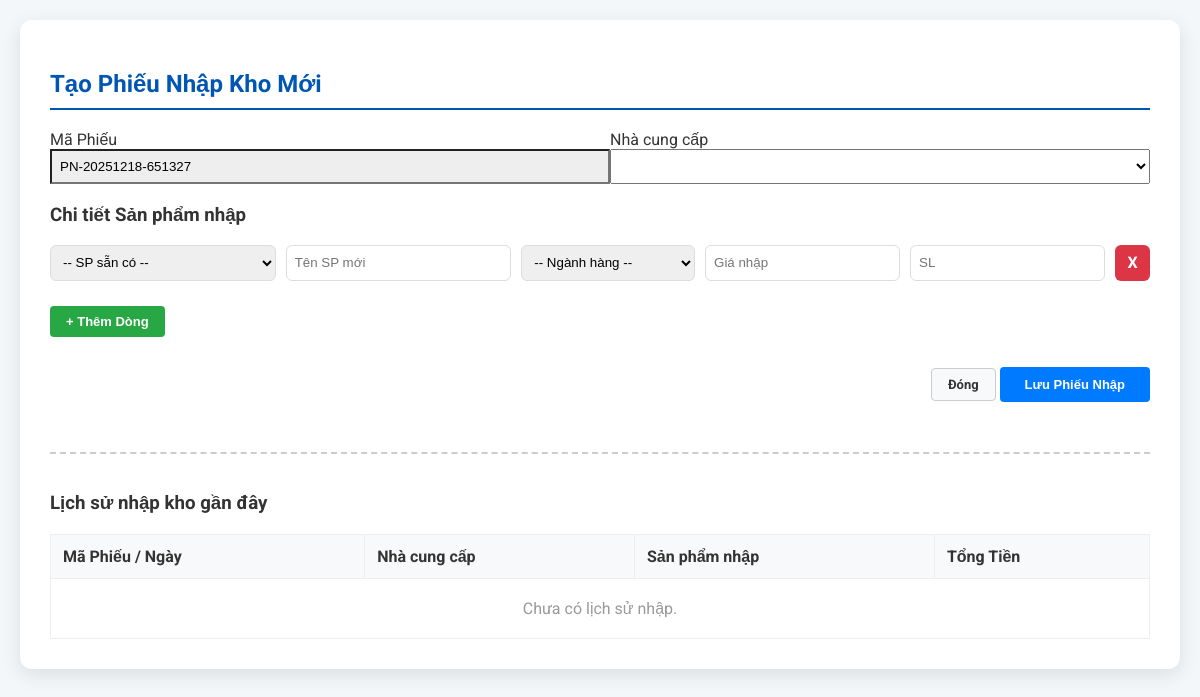
The app's page /import/create/ (signed in), older data.
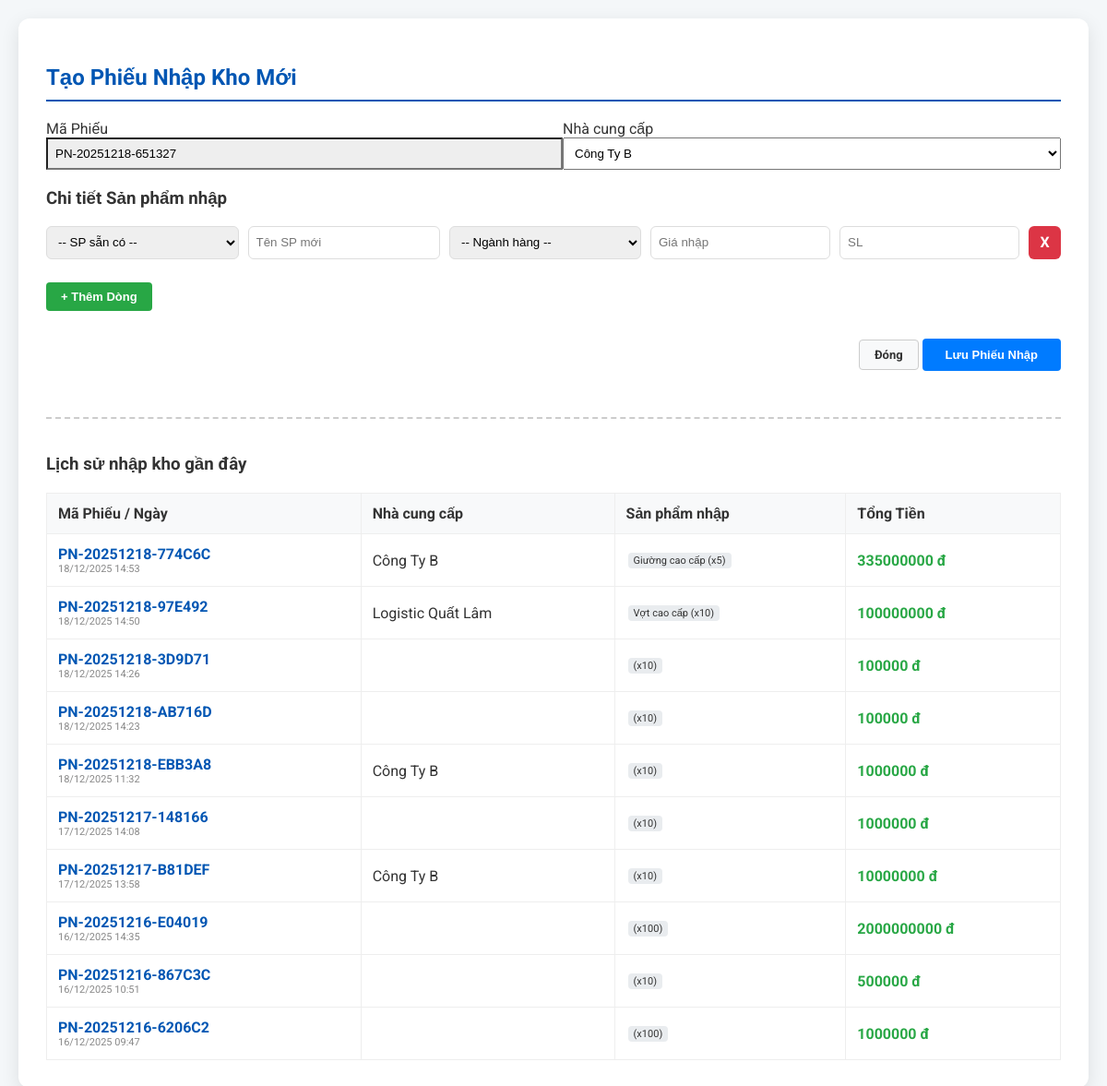
The same page, newer data.
### CNPM2/models.py (models this page shows, shortened)
class ImportReceipt(models.Model):
    receipt_code = models.CharField(max_length=50, unique=True, verbose_name="Mã Phiếu Nhập")
    supplier = models.ForeignKey(Supplier, on_delete=models.SET_NULL, null=True, blank=True, verbose_name="Nhà cung cấp")
    import_date = models.DateTimeField(auto_now_add=True)
    total_amount = models.DecimalField(max_digits=15, decimal_places=0, default=0)

class Supplier(models.Model):
    name = models.CharField(max_length=200, verbose_name="Tên nhà cung cấp")
    contact_info = models.TextField(blank=True, null=True, verbose_name="Thông tin liên hệ")

class ImportDetail(models.Model):
    receipt = models.ForeignKey(ImportReceipt, on_delete=models.CASCADE, related_name='details')
    item = models.ForeignKey(InventoryItem, on_delete=models.SET_NULL, null=True, verbose_name="Sản phẩm")
    imported_quantity = models.IntegerField()
    imported_price = models.DecimalField(max_digits=12, decimal_places=0)

class InventoryItem(models.Model):
    name = models.CharField(max_length=200, verbose_name="Tên sản phẩm")
    sku = models.CharField(max_length=50, unique=True, verbose_name="Mã SKU")
    category = models.ForeignKey(Category, on_delete=models.SET_NULL, null=True, blank=True, verbose_name="Ngành hàng")
    price = models.DecimalField(max_digits=12, decimal_places=0, default=0, verbose_name="Giá bán (đ)")
    cost_price = models.DecimalField(max_digits=12, decimal_places=0, default=0, verbose_name="Giá vốn (đ)")
    quantity = models.IntegerField(default=0, verbose_name="Số lượng tồn kho")
    image = models.ImageField(upload_to='products/', null=True, blank=True, verbose_name="Hình ảnh")
    mode = models.CharField(max_length=20, default='PRODUCT') # Phân loại hiển thị

### CNPM2/views.py (the view)
# urls.py: path('import/create/', views.create_import_receipt, name='create_import_receipt'),
@login_required(login_url='login')
def create_import_receipt(request):
    suppliers = Supplier.objects.all()
    existing_items = InventoryItem.objects.all()
    all_categories = Category.objects.all()
    import_history = ImportReceipt.objects.all().prefetch_related('details__item', 'supplier').order_by('-import_date')
    unique_id = uuid.uuid4().hex[:6].upper()
    next_receipt_number = f"PN-{datetime.now().strftime('%Y%m%d')}-{unique_id}"
    context = {
        'suppliers': suppliers,
        'existing_items': existing_items,
        'next_receipt_number': next_receipt_number,
        'all_categories': all_categories,
        'import_history': import_history,
    }
    return render(request, 'CNPM2/create_import.html', context)

### CNPM2/Templates/CNPM2/create_import.html (shortened to what this page needs)
{% load static %}
<!DOCTYPE html>
<html lang="vi">
  <head>
    <link rel="stylesheet" href="{% static 'CNPM2/css/style.css' %}" />
  </head>
  <body>
    <div class="transaction-container">
      <h2>Tạo Phiếu Nhập Kho Mới</h2>
      <form
        method="POST"
        action="{% url 'process_import_receipt' %}"
        id="importForm"
      >
        <div class="transaction-form-grid">
          <div class="form-field-flex">
            <label class="form-group label">Mã Phiếu</label>
            <input
              type="text"
              name="receipt_code"
              value="{{ next_receipt_number }}"
              readonly
              class="readonly-input"
              style="width: 100%; padding: 8px"
            />
          </div>
          <div class="form-field-flex">
            <label class="form-group label">Nhà cung cấp</label>
            <select name="supplier" required style="width: 100%; padding: 8px">
              {% for supplier in suppliers %}
              <option value="{{ supplier.id }}">{{ supplier.name }}</option>
              {% endfor %}
            </select>
          </div>
        </div>
        <h3>Chi tiết Sản phẩm nhập</h3>
        <div id="items-container">
          <div class="item-row">
            <select
              name="item_id"
              class="item-selector"
              style="flex: 2"
              onchange="handleItemChange(this)"
            >
              <option value="">-- SP sẵn có --</option>
            </select>
            <input
              type="text"
              name="new_item_name"
              class="new-item-name-input"
              placeholder="Tên SP mới"
              style="flex: 2"
              oninput="handleNewItemInput(this)"
            />
            <select
              name="category_id"
              class="category-selector"
              style="flex: 1.5"
            >
              <option value="">-- Ngành hàng --</option>
            </select>
            <input
              type="number"
              name="imported_price"
              placeholder="Giá nhập"
              style="flex: 1"
              required
            />
            <input
              type="number"
              name="imported_quantity"
              placeholder="SL"
              style="flex: 1"
              required
            />
            <div class="btn-remove-row" onclick="removeItemRow(this)">X</div>
          </div>
        </div>
        <button
          type="button"
          class="btn btn-product"
          style="margin-top: 10px"
          onclick="addItemRow()"
        >
          + Thêm Dòng
        </button>
        <div class="text-right mt-30">
          <a href="{% url 'home' %}" class="btn btn-logout">Đóng</a>
          <button
            type="submit"
            class="btn btn-login"
            style="padding: 10px 25px"
          >
            Lưu Phiếu Nhập
          </button>
        </div>
      </form>
      <div class="history-section">
        <h3>Lịch sử nhập kho gần đây</h3>
        <table class="history-table">
          <thead>
            <tr>
              <th>Mã Phiếu / Ngày</th>
              <th>Nhà cung cấp</th>
              <th>Sản phẩm nhập</th>
              <th>Tổng Tiền</th>
            </tr>
          </thead>
          <tbody>
            {% for record in import_history %}
            <tr>
              <td>
                <div class="receipt-code-display">
                  {{ record.receipt_code }}
                </div>
                <div class="receipt-date-display">
                  {{ record.import_date|date:"d/m/Y H:i" }}
                </div>
              </td>
              <td>{{ record.supplier.name }}</td>
              <td>
                {% for detail in record.details.all %}
                <div class="item-tag">
                  {{ detail.item.name }} (x{{ detail.imported_quantity }})
                </div>
                {% endfor %}
              </td>
              <td class="total-amount-display">{{ record.total_amount }} đ</td>
            </tr>
            {% empty %}
            <tr>
              <td
                colspan="4"
                style="text-align: center; color: #999; padding: 20px"
              >
                Chưa có lịch sử nhập.
              </td>
            </tr>
            {% endfor %}
          </tbody>
        </table>
      </div>
    </div>
  </body>
</html>

### CNPM2/static/CNPM2/css/style.css (style rules this page uses)
:root { --primary: #0056b3; --primary-hover: #004494; --success: #28a745; --success-hover: #218838; --warning: #fd7e14; --danger: #dc3545; --bg-light: #f4f7f9; --border-color: #ddd; --text-main: #333; --white: #ffffff; }
body { font-family: "Roboto", sans-serif; margin: 0; background-color: var(--bg-light); color: var(--text-main); }
.btn { padding: 8px 16px; border: none; border-radius: 4px; font-weight: bold; cursor: pointer; font-size: 13px; text-decoration: none; display: inline-block; transition: background-color 0.2s, transform 0.1s; }
.btn-login { background: #007bff; color: white !important; }
.btn-logout { border: 1px solid #ccc !important; background: #f8f9fa; color: var(--text-main); }
.btn-product { background-color: var(--success); color: white; }
.form-group { margin-bottom: 15px; }
.transaction-container { max-width: 1100px; margin: 20px auto; background: var(--white); padding: 30px; border-radius: 12px; box-shadow: 0 6px 20px rgba(0, 0, 0, 0.1); }
.transaction-container h2 { color: var(--primary); border-bottom: 2px solid var(--primary); padding-bottom: 10px; margin-bottom: 20px; font-weight: 700; }
.transaction-form-grid { display: flex; gap: 20px; margin-bottom: 20px; }
.form-field-flex { flex: 1; }
.item-row { display: flex; gap: 10px; margin-bottom: 15px; align-items: stretch; }
.item-row > select, .item-row > input { padding: 8px; border: 1px solid var(--border-color); border-radius: 6px; box-sizing: border-box; }
.btn-remove-row, .remove-btn { flex: 0 0 35px; cursor: pointer; color: var(--white); background: var(--danger); font-weight: bold; text-align: center; line-height: 20px; padding: 8px 0; border-radius: 6px; user-select: none; }
.history-section { margin-top: 50px; border-top: 2px dashed #ccc; padding-top: 20px; }
.history-table { width: 100%; border-collapse: collapse; margin-top: 20px; }
.history-table th, .history-table td { border: 1px solid #eee; padding: 12px; text-align: left; }
.history-table th { background-color: #f8f9fa; }
.receipt-code-display { font-weight: bold; color: var(--primary); }
.receipt-date-display { font-size: 11px; color: #888; }
.total-amount-display { color: var(--success); font-weight: bold; }
.item-tag { display: inline-block; background: #e9ecef; padding: 2px 6px; border-radius: 4px; margin: 2px; font-size: 11px; }
.text-right { text-align: right; }
.mt-30 { margin-top: 30px; }
.readonly-input { background: #eee; }

Row changes from the older to the newer data that the page shows:
added ImportReceipt: receipt_code "PN-20251218-774C6C", import_date "18/12/2025 14:53", supplier.name "Công Ty B", total_amount "335000000"
added ImportDetail: item.name "Giường cao cấp", imported_quantity "5", shown under "PN-20251218-774C6C"
added ImportReceipt: receipt_code "PN-20251218-97E492", import_date "18/12/2025 14:50", supplier.name "Logistic Quất Lâm", total_amount "100000000"
added ImportDetail: item.name "Vợt cao cấp", imported_quantity "10", shown under "PN-20251218-97E492"
added ImportReceipt: receipt_code "PN-20251218-3D9D71", import_date "18/12/2025 14:26", total_amount "100000"
added ImportDetail: imported_quantity "10", shown under "PN-20251218-3D9D71"
added ImportReceipt: receipt_code "PN-20251218-AB716D", import_date "18/12/2025 14:23", total_amount "100000"
added ImportDetail: imported_quantity "10", shown under "PN-20251218-AB716D"
added ImportReceipt: receipt_code "PN-20251218-EBB3A8", import_date "18/12/2025 11:32", supplier.name "Công Ty B", total_amount "1000000"
added ImportDetail: imported_quantity "10", shown under "PN-20251218-EBB3A8"
added ImportReceipt: receipt_code "PN-20251217-148166", import_date "17/12/2025 14:08", total_amount "1000000"
added ImportDetail: imported_quantity "10", shown under "PN-20251217-148166"
added ImportReceipt: receipt_code "PN-20251217-B81DEF", import_date "17/12/2025 13:58", supplier.name "Công Ty B", total_amount "10000000"
added ImportDetail: imported_quantity "10", shown under "PN-20251217-B81DEF"
added ImportReceipt: receipt_code "PN-20251216-E04019", import_date "16/12/2025 14:35", total_amount "2000000000"
added ImportDetail: imported_quantity "100", shown under "PN-20251216-E04019"
added ImportReceipt: receipt_code "PN-20251216-867C3C", import_date "16/12/2025 10:51", total_amount "500000"
added ImportDetail: imported_quantity "10", shown under "PN-20251216-867C3C"
added ImportReceipt: receipt_code "PN-20251216-6206C2", import_date "16/12/2025 09:47", total_amount "1000000"
added ImportDetail: imported_quantity "100", shown under "PN-20251216-6206C2"
Text that changed along with them:
form field supplier: (not shown) → "Công Ty B"
text no longer shown: "Chưa có lịch sử nhập."
